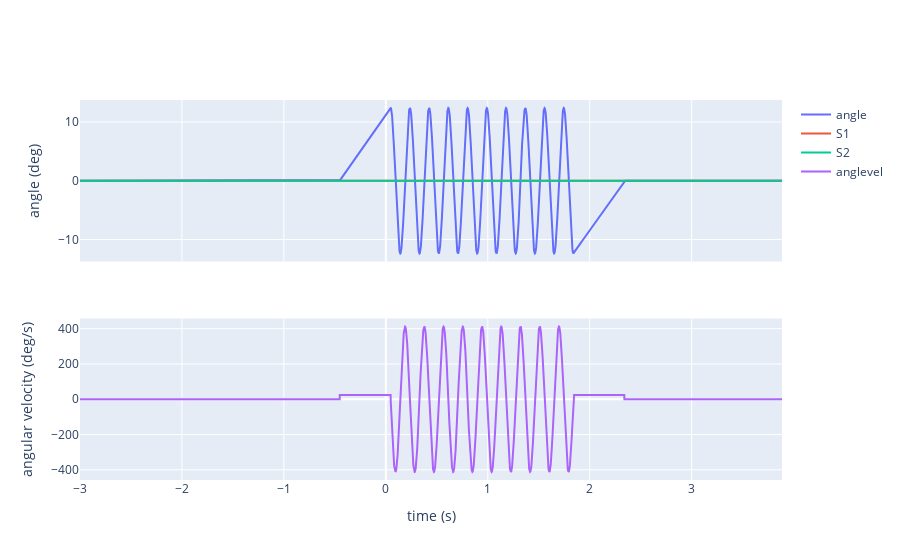

Source (notebook cell):
### Markdown cell above
and plot them:

### Code cell
fig = make_subplots(rows = 2, cols = 1,
                   shared_xaxes=True)
fig.add_trace(
    go.Scatter(x = t, y = angle, mode="lines", name="angle"),
    row=1, col=1)
fig.add_trace(
    go.Scatter(x = t, y = S1actcmd, mode="lines", name="S1"),
    row=1, col=1)
fig.add_trace(
    go.Scatter(x = t, y = S2actcmd, mode="lines", name="S2"),
    row=1, col=1)

for onoff in Lonoff:
    fig.add_vrect(x0 = onoff[0], x1=onoff[1], fillcolor="black", opacity=0.25, line_width=0,
                      row=1, col=1)

for onoff in Ronoff:
    fig.add_vrect(x0 = onoff[0], x1=onoff[1], opacity=0.7, line_width=1,
                      row=1, col=1)

fig.update_yaxes(title_text = "angle (deg)", row=1)
fig.add_trace(
    go.Scatter(x = t, y = anglevel, mode="lines", name="anglevel"),
    row=2, col=1)

fig.update_yaxes(title_text = "angular velocity (deg/s)", row=2)
fig.update_xaxes(title_text = "time (s)", row=2)

### Figure 1 — Plotly figure (JSON) as saved in the notebook; plotly's stock layout.template omitted (floating-point values rounded to 4 significant figures; data arrays with more than 128 entries replaced by an {"elided": "..."} marker saying what was removed)
{"data": [{"mode": "lines", "name": "angle", "type": "scatter", "x": {"elided": "6887 float values"}, "xaxis": "x", "y": {"elided": "6887 float values"}, "yaxis": "y"}, {"mode": "lines", "name": "S1", "type": "scatter", "x": {"elided": "6887 float values"}, "xaxis": "x", "y": {"elided": "6887 int values"}, "yaxis": "y"}, {"mode": "lines", "name": "S2", "type": "scatter", "x": {"elided": "6887 float values"}, "xaxis": "x", "y": {"elided": "6887 int values"}, "yaxis": "y"}, {"mode": "lines", "name": "anglevel", "type": "scatter", "x": {"elided": "6887 float values"}, "xaxis": "x2", "y": {"elided": "6887 float values"}, "yaxis": "y2"}], "layout": {"xaxis": {"anchor": "y", "domain": [0, 1], "matches": "x2", "showticklabels": false}, "xaxis2": {"anchor": "y2", "domain": [0, 1], "title": {"text": "time (s)"}}, "yaxis": {"anchor": "x", "domain": [0.575, 1], "title": {"text": "angle (deg)"}}, "yaxis2": {"anchor": "x2", "domain": [0, 0.425], "title": {"text": "angular velocity (deg/s)"}}}}
